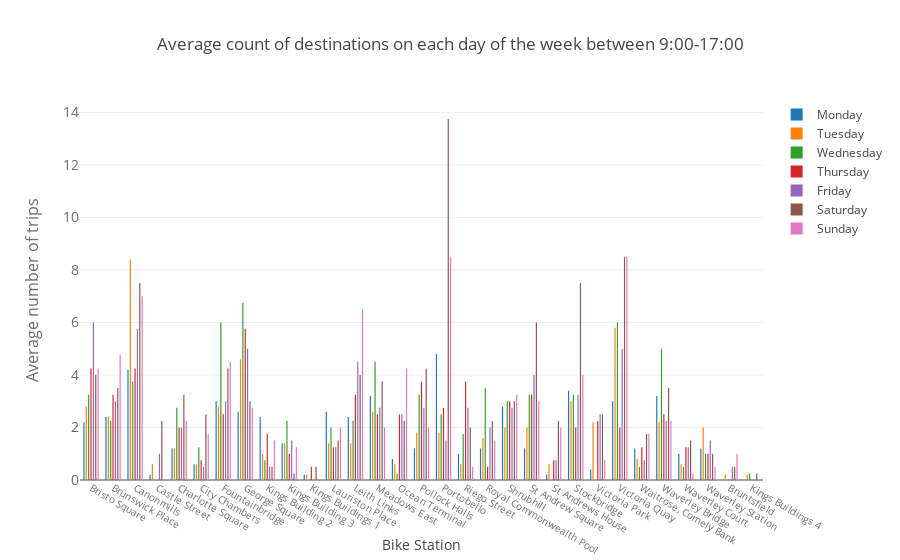

Source (notebook cell):
### Markdown cell above
**I also wonder: where do people like to go during daytime and nighttime? I would like to discover where do people most likely to go between 9:00-17:00, 17:00-23:00 and 23:00-3:00 respectively.**

### Code cell
# Count the bike usage per station on each day, average those counts number for each day
data = []
day = ["Monday",'Tuesday','Wednesday','Thursday','Friday','Saturday','Sunday']

for j,i in enumerate(bike_df.started_at.dt.dayofweek.unique()):
    # I would like to discover the bike usage between 9:00-17:00
    time_interval = (bike_df.ended_at.dt.dayofweek==i) & (bike_df.started_at.dt.hour>9) & (bike_df.started_at.dt.hour<17)
    data.append(
        go.Bar(
            # Count the usage of each station
            x=bike_df[time_interval].end_station_name.value_counts().sort_index().index,
            # Average the counts for each day
            y=(bike_df[time_interval].end_station_name.value_counts()/
               len(bike_df[time_interval].ended_at.dt.day.value_counts())).sort_index(),
            # Legend
            name=day[j]
        )
    )

    
# Set the feature of the chart
layout = go.Layout(
    title='Average count of destinations on each day of the week between 9:00-17:00',
    xaxis=dict(
        title='Bike Station',
        tickfont=dict(
            size=10,
            color='rgb(107, 107, 107)'
        )
    ),
    yaxis=dict(
        title='Average number of trips',
        titlefont=dict(
            size=16,
            color='rgb(107, 107, 107)'
        ),
        tickfont=dict(
            size=14,
            color='rgb(107, 107, 107)'
        )
    ),
    barmode='group',
    bargap=0.25,
    bargroupgap=0.5
)

# Plot the graph
fig = go.Figure(data=data, layout=layout)
iplot(fig, filename='basic-bar')

### Figure 1 — Plotly figure (JSON) as saved in the notebook; plotly's stock layout.template omitted (floating-point values rounded to 4 significant figures)
{"data": [{"name": "Monday", "type": "bar", "uid": "3f00ec1e-f977-11e8-a55e-9801a79eab69", "x": ["Bristo Square", "Brunswick Place", "Canonmills", "Castle Street", "Charlotte Square", "City Chambers", "Fountainbridge", "George Square", "Kings Building 2", "Kings Building 3", "Kings Buildings 1", "Lauriston Place", "Leith Links", "Meadows East", "Ocean Terminal", "Pollock Halls", "Portobello", "Riego Street", "Royal Commonwealth Pool", "Shrubhill", "St Andrew Square", "St Andrews House", "Stockbridge", "Victoria Park", "Victoria Quay", "Waitrose, Comely Bank", "Waverley Bridge", "Waverley Court", "Waverley Station"], "y": [2.2, 2.4, 4.2, 0.2, 1.2, 0.6, 3, 2.6, 2.4, 1.4, 0.2, 2.6, 2.4, 3.2, 0.8, 1.2, 4.8, 1, 1.2, 2.8, 1.2, 0.2, 3.4, 0.4, 3, 1.2, 3.2, 1, 1.2]}, {"name": "Tuesday", "type": "bar", "uid": "3f00eeba-f977-11e8-b695-9801a79eab69", "x": ["Bristo Square", "Brunswick Place", "Bruntsfield", "Canonmills", "Castle Street", "Charlotte Square", "City Chambers", "Fountainbridge", "George Square", "Kings Building 2", "Kings Building 3", "Kings Buildings 1", "Kings Buildings 4", "Lauriston Place", "Leith Links", "Meadows East", "Ocean Terminal", "Pollock Halls", "Portobello", "Riego Street", "Royal Commonwealth Pool", "Shrubhill", "St Andrew Square", "St Andrews House", "Stockbridge", "Victoria Park", "Victoria Quay", "Waitrose, Comely Bank", "Waverley Bridge", "Waverley Court", "Waverley Station"], "y": [2.8, 2.4, 0.2, 8.4, 0.6, 1.2, 0.6, 2.8, 4.6, 1, 1.4, 0.2, 0.2, 1.4, 1.4, 2.6, 0.6, 1.8, 1.8, 0.6, 1.6, 2, 2, 0.6, 3, 2.2, 5.8, 0.8, 2.2, 0.6, 2]}, {"name": "Wednesday", "type": "bar", "uid": "3f00f04c-f977-11e8-b452-9801a79eab69", "x": ["Bristo Square", "Brunswick Place", "Canonmills", "Charlotte Square", "City Chambers", "Fountainbridge", "George Square", "Kings Building 2", "Kings Building 3", "Kings Buildings 4", "Lauriston Place", "Leith Links", "Meadows East", "Ocean Terminal", "Pollock Halls", "Portobello", "Riego Street", "Royal Commonwealth Pool", "Shrubhill", "St Andrew Square", "Stockbridge", "Victoria Quay", "Waitrose, Comely Bank", "Waverley Bridge", "Waverley Court", "Waverley Station"], "y": [3.25, 2.25, 3.75, 2.75, 1.25, 6, 6.75, 0.75, 2.25, 0.25, 2, 2.25, 4.5, 0.25, 3.25, 2.5, 1.75, 3.5, 3, 3.25, 3.25, 6, 0.5, 5, 0.5, 1]}, {"name": "Thursday", "type": "bar", "uid": "3f00f1b4-f977-11e8-8d3b-9801a79eab69", "x": ["Bristo Square", "Brunswick Place", "Canonmills", "Charlotte Square", "City Chambers", "Fountainbridge", "George Square", "Kings Building 2", "Kings Building 3", "Kings Buildings 1", "Lauriston Place", "Leith Links", "Meadows East", "Ocean Terminal", "Pollock Halls", "Portobello", "Riego Street", "Royal Commonwealth Pool", "Shrubhill", "St Andrew Square", "St Andrews House", "Stockbridge", "Victoria Park", "Victoria Quay", "Waitrose, Comely Bank", "Waverley Bridge", "Waverley Court", "Waverley Station"], "y": [4.25, 3.25, 4.25, 2, 0.75, 2.5, 5.75, 1.75, 1, 0.5, 1.25, 3.25, 2.5, 2.5, 3.75, 2.75, 3.75, 0.5, 3, 3.25, 0.75, 2, 2.25, 2, 1.25, 2.5, 1.25, 1]}, {"name": "Friday", "type": "bar", "uid": "3f00f308-f977-11e8-ab20-9801a79eab69", "x": ["Bristo Square", "Brunswick Place", "Bruntsfield", "Canonmills", "Castle Street", "Charlotte Square", "City Chambers", "Fountainbridge", "George Square", "Kings Building 2", "Kings Building 3", "Lauriston Place", "Leith Links", "Meadows East", "Ocean Terminal", "Pollock Halls", "Portobello", "Riego Street", "Royal Commonwealth Pool", "Shrubhill", "St Andrew Square", "St Andrews House", "Stockbridge", "Victoria Park", "Victoria Quay", "Waitrose, Comely Bank", "Waverley Bridge", "Waverley Court", "Waverley Station"], "y": [6, 3, 0.5, 5.75, 1, 2, 0.5, 3, 5, 0.5, 1.5, 1.25, 4.5, 2.75, 2.5, 2.75, 1.5, 2.75, 2, 2.75, 4, 0.75, 3.25, 2.5, 5, 0.75, 2.25, 1.25, 1.5]}, {"name": "Saturday", "type": "bar", "uid": "3f00f45c-f977-11e8-9156-9801a79eab69", "x": ["Bristo Square", "Brunswick Place", "Bruntsfield", "Canonmills", "Castle Street", "Charlotte Square", "City Chambers", "Fountainbridge", "George Square", "Kings Building 2", "Kings Building 3", "Kings Buildings 1", "Kings Buildings 4", "Lauriston Place", "Leith Links", "Meadows East", "Ocean Terminal", "Pollock Halls", "Portobello", "Riego Street", "Royal Commonwealth Pool", "Shrubhill", "St Andrew Square", "St Andrews House", "Stockbridge", "Victoria Park", "Victoria Quay", "Waitrose, Comely Bank", "Waverley Bridge", "Waverley Court", "Waverley Station"], "y": [4, 3.5, 0.5, 7.5, 2.25, 3.25, 2.5, 4.25, 3, 0.5, 0.25, 0.5, 0.25, 1.5, 4, 3.75, 2.25, 4.25, 13.75, 2, 2.25, 3, 6, 2.25, 7.5, 2.5, 8.5, 1.75, 3.5, 1.5, 1]}, {"name": "Sunday", "type": "bar", "uid": "3f00f5a6-f977-11e8-b749-9801a79eab69", "x": ["Bristo Square", "Brunswick Place", "Bruntsfield", "Canonmills", "Charlotte Square", "City Chambers", "Fountainbridge", "George Square", "Kings Building 2", "Kings Building 3", "Lauriston Place", "Leith Links", "Meadows East", "Ocean Terminal", "Pollock Halls", "Portobello", "Riego Street", "Royal Commonwealth Pool", "Shrubhill", "St Andrew Square", "St Andrews House", "Stockbridge", "Victoria Park", "Victoria Quay", "Waitrose, Comely Bank", "Waverley Bridge", "Waverley Court", "Waverley Station"], "y": [4.25, 4.75, 1, 7, 2.25, 1.75, 4.5, 2.75, 1.5, 1.25, 2, 6.5, 2, 4.25, 2, 8.5, 0.5, 1.5, 3.25, 3, 2, 4, 0.75, 8.5, 1.75, 2.25, 0.25, 0.5]}], "layout": {"bargap": 0.25, "bargroupgap": 0.5, "barmode": "group", "title": "Average count of destinations on each day of the week between 9:00-17:00", "xaxis": {"tickfont": {"color": "rgb(107, 107, 107)", "size": 10}, "title": "Bike Station"}, "yaxis": {"tickfont": {"color": "rgb(107, 107, 107)", "size": 14}, "title": "Average number of trips", "titlefont": {"color": "rgb(107, 107, 107)", "size": 16}}}}
